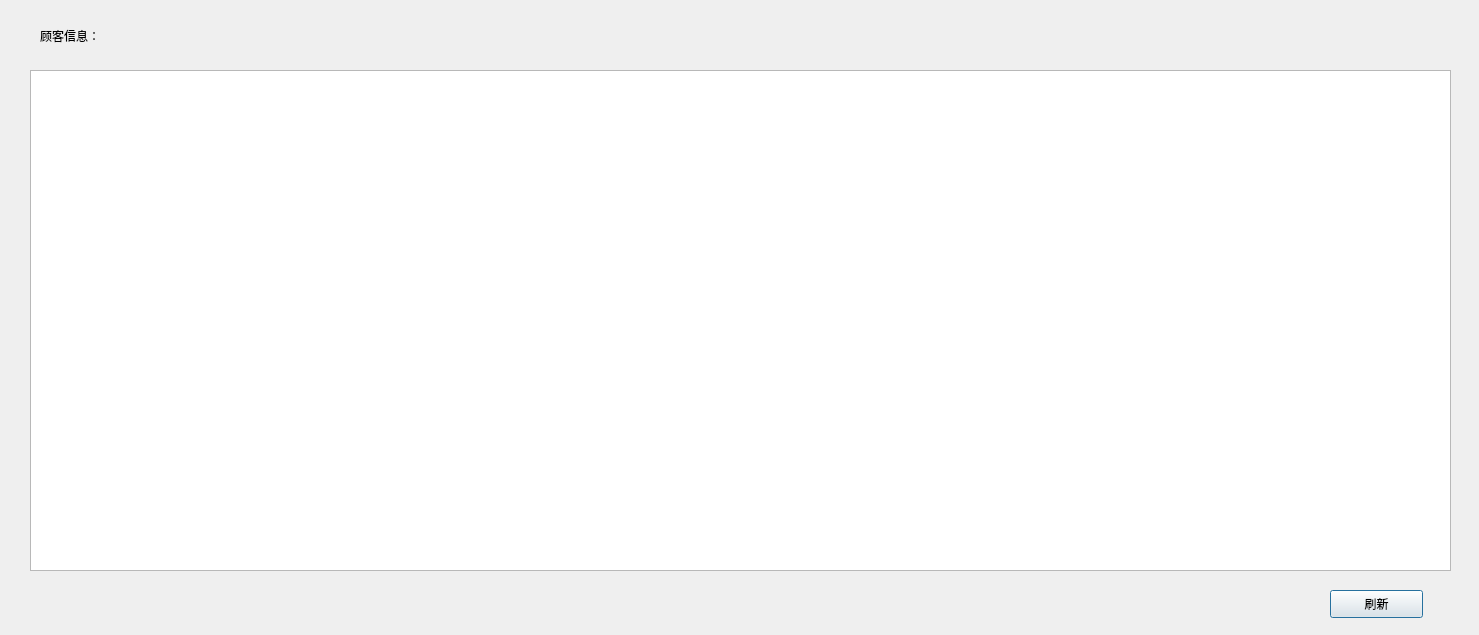
<?xml version="1.0" encoding="UTF-8"?>
<ui version="4.0">
 <class>readcus</class>
 <widget class="QDialog" name="readcus">
  <property name="geometry">
   <rect>
    <x>0</x>
    <y>0</y>
    <width>1479</width>
    <height>635</height>
   </rect>
  </property>
  <property name="windowTitle">
   <string>顾客信息</string>
  </property>
  <widget class="QTableView" name="tableView">
   <property name="geometry">
    <rect>
     <x>30</x>
     <y>70</y>
     <width>1421</width>
     <height>501</height>
    </rect>
   </property>
  </widget>
  <widget class="QLabel" name="label">
   <property name="geometry">
    <rect>
     <x>40</x>
     <y>20</y>
     <width>201</width>
     <height>31</height>
    </rect>
   </property>
   <property name="styleSheet">
    <string notr="true">font: 18pt &quot;华文楷体&quot;;</string>
   </property>
   <property name="text">
    <string>顾客信息：</string>
   </property>
  </widget>
  <widget class="QPushButton" name="pushButton">
   <property name="geometry">
    <rect>
     <x>1330</x>
     <y>590</y>
     <width>93</width>
     <height>28</height>
    </rect>
   </property>
   <property name="text">
    <string>刷新</string>
   </property>
  </widget>
 </widget>
 <resources/>
 <connections/>
</ui>
